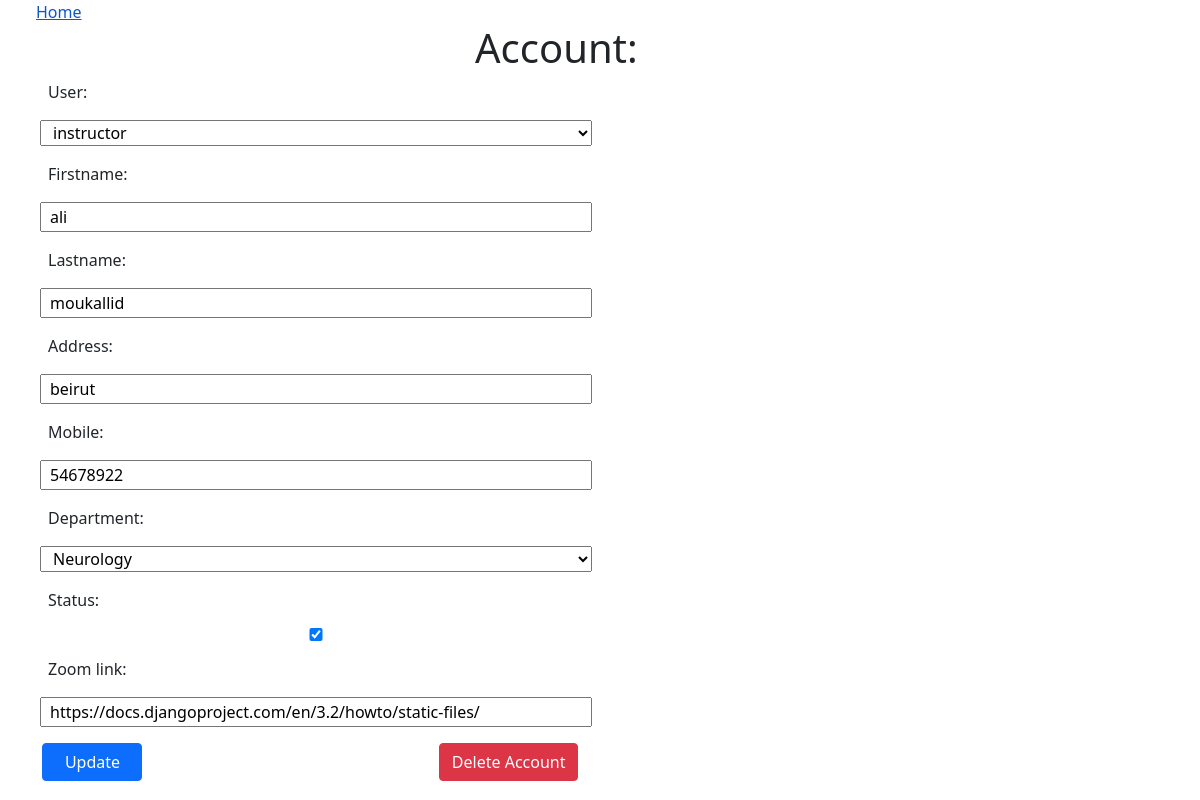
The app's page /account/1/1, older data.
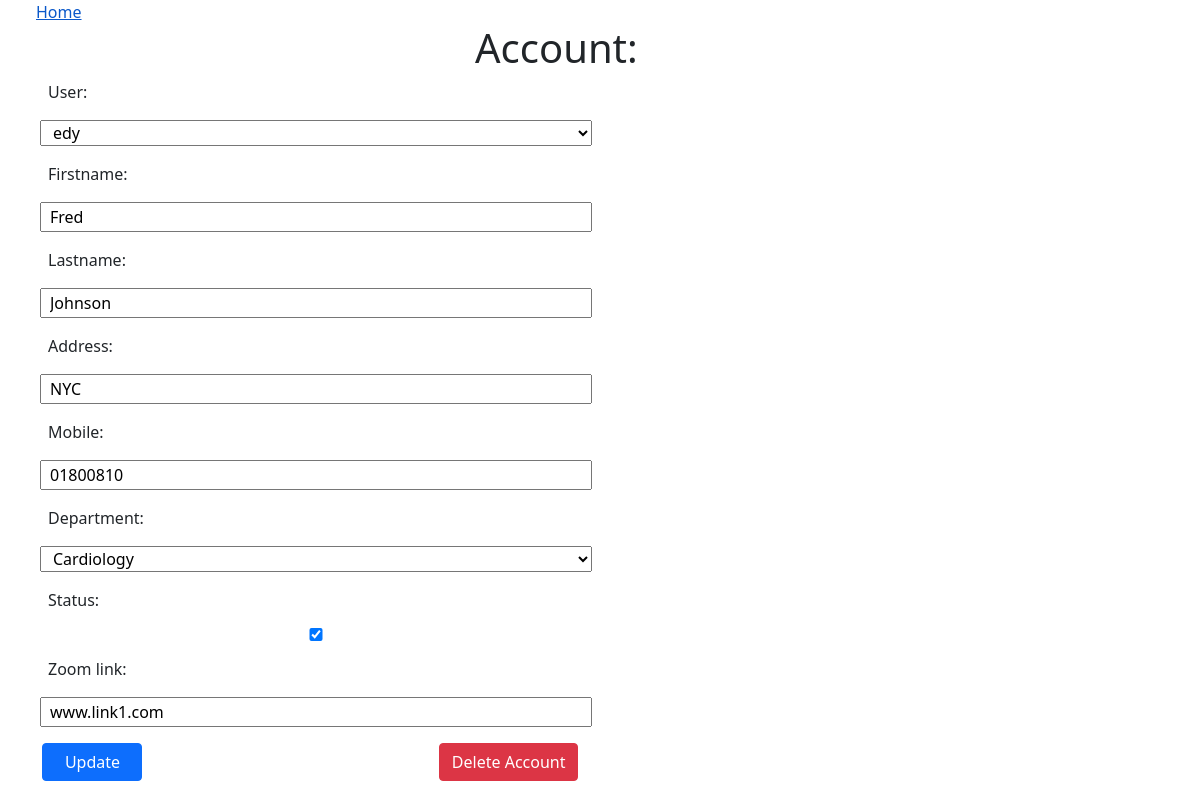
The same page, newer data.
### appointments/models.py (models this page shows, shortened)
class Doctor(models.Model):
    Departments = [
        ("Cardiology", "Cardiology"),
        ("Neurology", "Neurology"),
        ("Dermatology", "Dermatology"),
        ("Cancer", "Cancer"),
        ("Psychiatric" , "Psychiatric")
    ]
    user = models.OneToOneField(User, on_delete=models.CASCADE ,null= True)
    firstname =models.CharField(max_length=200)
    lastname = models.CharField(max_length=200)
    address = models.CharField(max_length=200, null= True)
    mobile = models.CharField(max_length=100,null=True)
    department= models.CharField(max_length=100, choices= Departments)
    status = models.BooleanField(default=True)
    zoom_link = models.CharField(max_length= 300, null= True)

### accountpage/views.py (the view)
# urls.py: path('account/<int:_id>/<int:isdoctor>', views.getUser), #isdoctor=1 =>Doctor; =0 =>Patient
def getUser(request, _id, isdoctor): #Get user page with info to edit
	try: #avoid invalid id error
		if (isdoctor==1):
			user = Doctor.objects.get(id=_id)
			form = DoctorForm(instance=user)
		elif (isdoctor==0):
			user = Patient.objects.get(id=_id)
			form = PatientForm(instance=user)
		else:
			return redirect('/')
		if request.method == 'POST': #Edit User (editUser)
			if isdoctor==1:
				form = DoctorForm(request.POST, instance=user)
			elif isdoctor==0:
				form = PatientForm(request.POST, instance=user)
			else:
				return redirect('/')
			if form.is_valid():
				form.save()
				return render(request, 'account.html', {'form': form, 'id':_id, 'isdoctor':isdoctor } ) #NOTE: VARIABLES IN HTML CANNOT START WITH '_' SO NO "_id"
		else: # See User data. Logically renders first since first accessed thorugh GET
			return render(request, 'account.html', {'form': form, 'id':_id, 'isdoctor':isdoctor } )
	except:
		return redirect('/')

### accountpage/forms.py
class DoctorForm(forms.ModelForm):
    class Meta:
        model = Doctor
        fields = '__all__'

### templates/account.html (shortened to what this page needs)
<!DOCTYPE html>
<html lang="en">
<head>
    <link href="https://cdn.jsdelivr.net/npm/bootstrap@5.0.0-beta3/dist/css/bootstrap.min.css" rel="stylesheet">
</head>
<body>
    <a href='/' style="padding: 3%;">Home</a>
<div class="mx-auto" style="width: 250px;">
    <h1>Account:</h1>
</div>
<form method="POST" class="row g-3" style="padding-left: 4%; max-width: 600px;">
    {{ form  }}
    <div style="display: flex; justify-content: space-between; margin-left: -1%;  margin-bottom: 3%;">
        <button class="btn btn-primary" style="width: 100px;" type="submit">
            Update
        </button>
        <a class="btn btn-danger" style="" href="/delete/{{id}}/{{isdoctor}}">Delete Account</a>
    </div>
</form>
</body>
</html>

Row changes from the older to the newer data that the page shows:
changed Doctor: user "instructor" → "edy"; firstname "ali" → "Fred"; lastname "moukallid" → "Johnson"; address "beirut" → "NYC"; mobile "54678922" → "01800810"; department "Neurology" → "Cardiology"; zoom_link "https://docs.djangoproject.com/en/3.2/howto/static-files/" → "www.link1.com"
